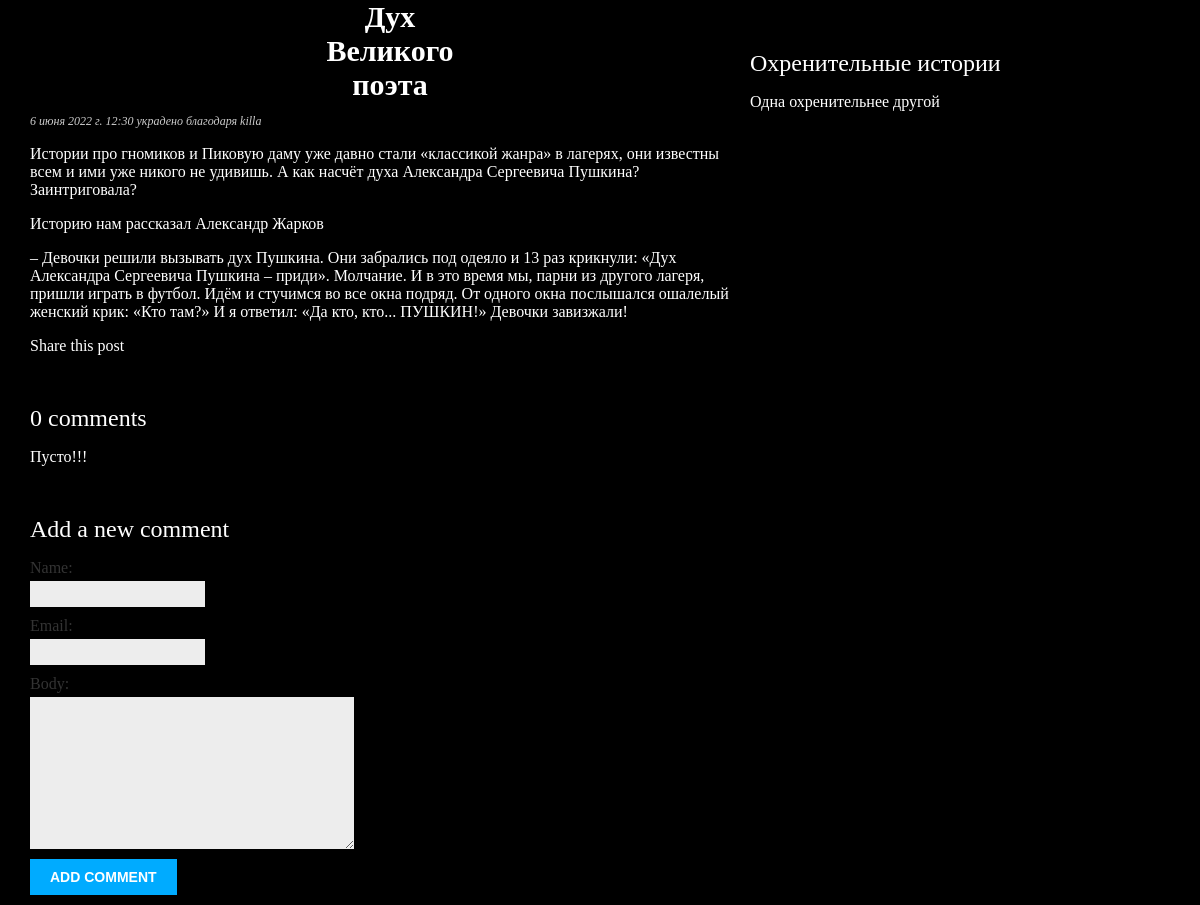
The page /blog/2022/6/6/duh-velikogo-poeta/ on the database its author committed.
### blog/models.py (models this page shows, shortened)
class Post(models.Model):
    class Status(models.TextChoices):
        DRAFT = 'DF', 'Draft'
        PUBLISHED = 'PB', 'Published'
    title = models.CharField(max_length=250)
    slug = models.SlugField(max_length=250,
                            unique_for_date='publish')
    author = models.ForeignKey(User,
                               on_delete=models.CASCADE,
                               related_name='blog_posts')
    body = models.TextField()
    publish = models.DateTimeField(default=timezone.now)
    created = models.DateTimeField(auto_now_add=True)
    updated = models.DateTimeField(auto_now=True)
    status = models.CharField(max_length=2,
                              choices=Status.choices,
                              default=Status.DRAFT)
    objects = models.Manager() # The default manager.
    published = PublishedManager() # Our custom manager.
    class Meta:
        ordering = ['-publish']
        indexes = [
            models.Index(fields=['-publish']),
        ]

### blog/views.py (the view)
def post_detail(request, year, month, day, post):
    post = get_object_or_404(Post,
                             status=Post.Status.PUBLISHED,
                             slug=post,
                             publish__year=year,
                             publish__month=month,
                             publish__day=day)
    comments = post.comments.filter(active=True)
    form = CommentForm()
    return render(request,
                  'blog/post/detail.html',
                  {'post': post,
                   'comments': comments,
                   'form': form})

### blog/forms.py
class CommentForm(forms.ModelForm):
    class Meta:
        model = Comment
        fields = ['name', 'email', 'body']

### blog/templates/blog/post/detail.html (shortened to what this page needs)
{% extends "blog/base.html" %}
{% block content %}
  <h1>{{ post.title }}</h1>
  <p class="date">
    {{ post.publish }} украдено благодаря {{ post.author }}
  </p>
  {{ post.body|linebreaks }}
  <p>
    <a href="{% url "blog:post_share" post.id %}">
      Share this post
    </a>
  </p>
  {% with comments.count as total_comments %}
    <h2>
      {{ total_comments }} comment{{ total_comments|pluralize }}
    </h2>
  {% endwith %}
  {% for comment in comments %}
    <div class="comment">
      <p class="info">
        {{ forloop.counter }} раз уже,но теперь  {{ comment.name }} сказал это
        {{ comment.created }}
      </p>
      {{ comment.body|linebreaks }}
    </div>
  {% empty %}
    <p>Пусто!!!</p>
  {% endfor %}
  {% include "blog/post/includes/comment_form.html" %}
{% endblock %}

### blog/static/css/blog.css (style rules this page uses)
body { margin:0; padding:0; font-family:Comic Sans MS, Comic Sans, cursive; background-color:#000000; }
a { text-decoration:none; color:#ffffff; }
h1 { width:150px; text-align: center; font-family: Comic Sans MS, Comic Sans, cursive; font-size:30px; cursor: pointer; margin: 0 auto; color:#ffffff; }
h2 { font-weight:normal; margin:50px 0 0; background-color:#000000; color:#ffffff; }
p { color = #FFFFFF; }
p.date { color:#ccc; font-family: Comic Sans MS, Comic Sans, cursive; font-size: 12px; font-style: italic; }
label { float:left; clear:both; color:#333; margin-bottom:4px; }
input, textarea { clear:both; float:left; margin:0 0 10px; background:#ededed; border:0; padding:6px 10px; font-size:12px; }
p { color: #ffffff; }

### rows shown on the page
Post: title "Дух Великого поэта", publish "6 июня 2022 г. 12:30", author "killa", body "Истории про гномиков и Пиковую даму уже давно стали «классикой жанра» в лагерях, они известны всем и ими уже никого не удивишь. А как насчёт духа Александра Сергеевича Пушкина? Заинтриговала? Историю нам рассказал Александр Жарков – Девочки решили вызывать дух Пушкина. Они забрались под одеяло и 13 раз крикнули: «Дух Александра Сергеевича Пушкина – приди». Молчание. И в это время мы, парни из другого лагеря, пришли играть в футбол. Идём и стучимся во все окна подряд. От одного окна послышался ошалелый женский крик: «Кто там?» И я ответил: «Да кто, кто... ПУШКИН!» Девочки завизжали!"

### other values the page prints
{{ total_comments }} "0"
